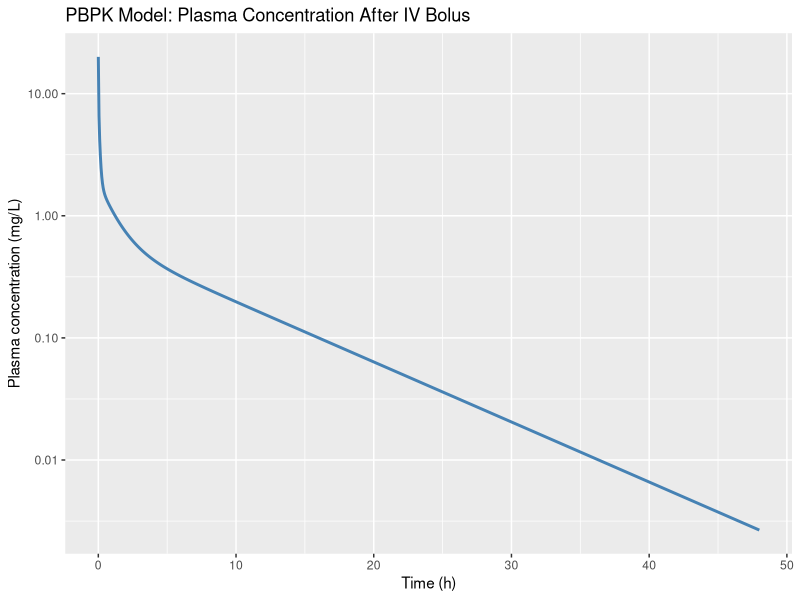
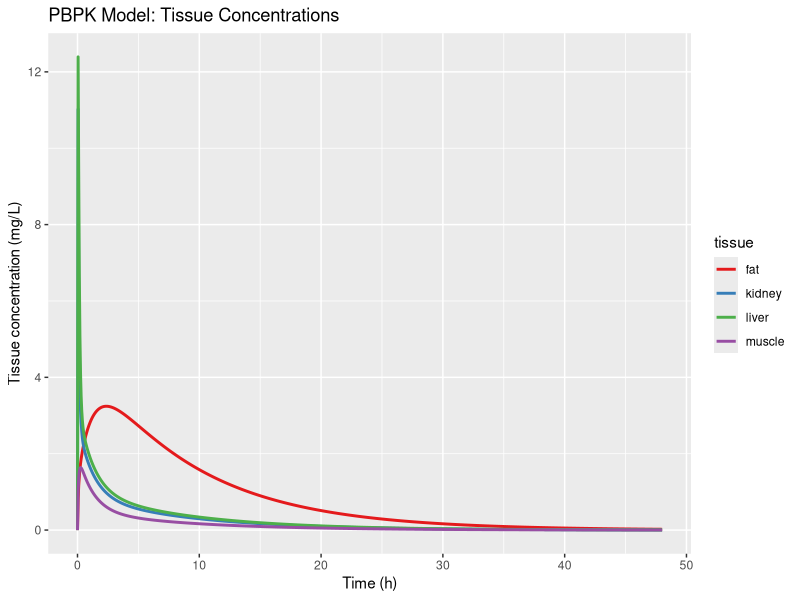
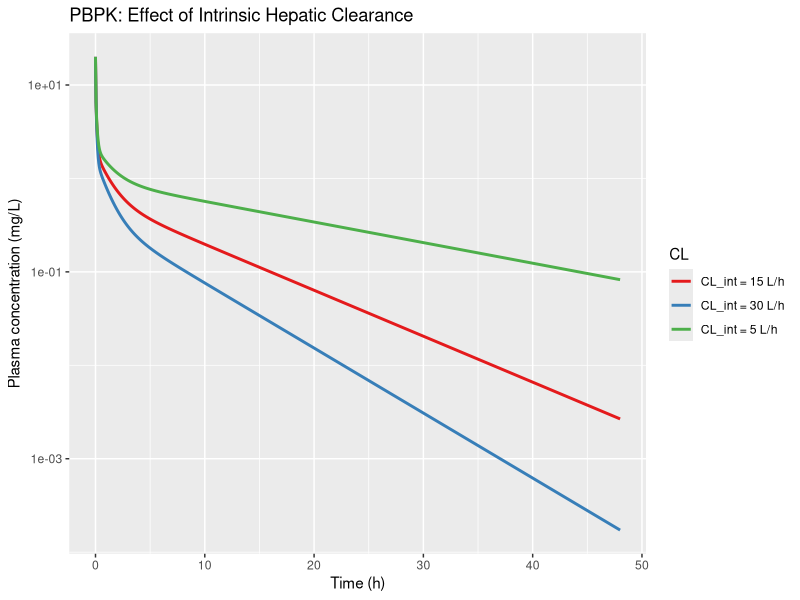

These charts were generated, in order, by the following R code:
# Physiologically Based Pharmacokinetic Models
# Extracted executable R code from 18-pbpk.qmd
# Generated by scripts/extract_code.R — do not edit by hand.
# Regenerate: Rscript scripts/extract_code.R   (book repo)
#             Rscript scripts/extract_code.R --standalone   (bundle)
# Working directory: run from the repository root (data/ paths are relative).

# ----------------------------------------------------------------------
# Section: R Implementation
# ----------------------------------------------------------------------
library(deSolve)
library(ggplot2)
library(dplyr)
library(tidyr)

set.seed(20260731)

# --- Physiological parameters ---
V_b <- 5          # L blood volume

tissues <- data.frame(
  name = c("liver", "kidney", "muscle", "fat"),
  V    = c(1.8, 0.3, 30.0, 10.0),
  Q    = c(90, 60, 60, 15),
  Kp   = c(2.0, 1.5, 0.8, 5.0)
)

Q_total <- sum(tissues$Q)  # 225 L/h; modeled tissues only
CL_int  <- 15              # L/h intrinsic hepatic clearance
D       <- 100             # mg IV bolus

# ----------------------------------------------------------------------
# Section: PBPK ODE system
# ----------------------------------------------------------------------
pbpk_ode <- function(t, state, parms) {
  Ca <- state["Ca"]
  Ct_liver  <- state["Ct_liver"]
  Ct_kidney <- state["Ct_kidney"]
  Ct_muscle <- state["Ct_muscle"]
  Ct_fat    <- state["Ct_fat"]

  Kp <- parms$Kp; Q <- parms$Q; V <- parms$V

  # Tissue ODEs (liver includes intrinsic hepatic clearance)
  dCt_liver  <- Q[1] / V[1] * (Ca - Ct_liver / Kp[1]) -
                CL_int * (Ct_liver / Kp[1]) / V[1]
  dCt_kidney <- Q[2] / V[2] * (Ca - Ct_kidney / Kp[2])
  dCt_muscle <- Q[3] / V[3] * (Ca - Ct_muscle / Kp[3])
  dCt_fat    <- Q[4] / V[4] * (Ca - Ct_fat / Kp[4])

  # Venous contributions
  Cv_sum <- Q[1] * Ct_liver / Kp[1] +
            Q[2] * Ct_kidney / Kp[2] +
            Q[3] * Ct_muscle / Kp[3] +
            Q[4] * Ct_fat / Kp[4]

  # Blood ODE (mass-balanced flows; elimination is in liver)
  dCa <- (Cv_sum - Q_total * Ca) / V_b

  list(c(dCa, dCt_liver, dCt_kidney, dCt_muscle, dCt_fat))
}

init <- c(Ca = D / V_b, Ct_liver = 0, Ct_kidney = 0,
          Ct_muscle = 0, Ct_fat = 0)
parms <- list(V = tissues$V, Q = tissues$Q, Kp = tissues$Kp)

times <- seq(0, 48, 0.05)
out <- ode(y = init, times = times, func = pbpk_ode, parms = parms)

# ----------------------------------------------------------------------
# Section: Plasma concentration-time profile
# ----------------------------------------------------------------------
plasma_df <- data.frame(time = out[, "time"], Ca = out[, "Ca"])

ggplot(plasma_df, aes(time, Ca)) +
  geom_line(linewidth = 1, color = "steelblue") +
  scale_y_log10() +
  labs(x = "Time (h)", y = "Plasma concentration (mg/L)",
       title = "PBPK Model: Plasma Concentration After IV Bolus")

# ----------------------------------------------------------------------
# Section: Tissue concentrations
# ----------------------------------------------------------------------
tissue_df <- data.frame(
  time = out[, "time"],
  liver  = out[, "Ct_liver"],
  kidney = out[, "Ct_kidney"],
  muscle = out[, "Ct_muscle"],
  fat    = out[, "Ct_fat"]
) %>%
  pivot_longer(-time, names_to = "tissue", values_to = "concentration")

ggplot(tissue_df, aes(time, concentration, color = tissue)) +
  geom_line(linewidth = 1) +
  labs(x = "Time (h)", y = "Tissue concentration (mg/L)",
       title = "PBPK Model: Tissue Concentrations") +
  scale_color_brewer(palette = "Set1")

# ----------------------------------------------------------------------
# Section: Tissue vs plasma at steady state
# ----------------------------------------------------------------------
# Drive to true steady state with constant IV infusion
R_inf <- 10  # mg/h

pbpk_inf_ode <- function(t, state, parms) {
  Ca <- state["Ca"]
  Ct_liver  <- state["Ct_liver"]
  Ct_kidney <- state["Ct_kidney"]
  Ct_muscle <- state["Ct_muscle"]
  Ct_fat    <- state["Ct_fat"]

  Kp <- parms$Kp; Q <- parms$Q; V <- parms$V

  dCt_liver  <- Q[1] / V[1] * (Ca - Ct_liver / Kp[1]) -
                CL_int * (Ct_liver / Kp[1]) / V[1]
  dCt_kidney <- Q[2] / V[2] * (Ca - Ct_kidney / Kp[2])
  dCt_muscle <- Q[3] / V[3] * (Ca - Ct_muscle / Kp[3])
  dCt_fat    <- Q[4] / V[4] * (Ca - Ct_fat / Kp[4])

  Cv_sum <- Q[1] * Ct_liver / Kp[1] +
            Q[2] * Ct_kidney / Kp[2] +
            Q[3] * Ct_muscle / Kp[3] +
            Q[4] * Ct_fat / Kp[4]

  dCa <- (Cv_sum - Q_total * Ca + R_inf) / V_b

  list(c(dCa, dCt_liver, dCt_kidney, dCt_muscle, dCt_fat))
}

init_inf <- c(Ca = 0, Ct_liver = 0, Ct_kidney = 0,
              Ct_muscle = 0, Ct_fat = 0)
times_inf <- seq(0, 100, 0.1)
out_inf <- ode(y = init_inf, times = times_inf,
               func = pbpk_inf_ode, parms = parms)

ss <- out_inf[nrow(out_inf), ]
ss_ratios <- c(
  ss["Ct_liver"] / ss["Ca"],
  ss["Ct_kidney"] / ss["Ca"],
  ss["Ct_muscle"] / ss["Ca"],
  ss["Ct_fat"] / ss["Ca"]
)

# Non-eliminating tissues: Kp_obs -> Kp.
# Liver: Kp_obs -> Kp * Q_liver / (Q_liver + CL_int) under well-stirred elimination.
Kp_pred_ss <- tissues$Kp
Kp_pred_ss[1] <- tissues$Kp[1] * tissues$Q[1] / (tissues$Q[1] + CL_int)

ratio_df <- data.frame(
  tissue = tissues$name,
  Kp_pred = Kp_pred_ss,
  Kp_obs = as.numeric(ss_ratios)
)

cat("Steady-state tissue/plasma ratios (constant IV infusion):\n")
print(ratio_df)

# ----------------------------------------------------------------------
# Section: Effect of clearance on plasma profile
# ----------------------------------------------------------------------
CL_values <- c(5, 15, 30)
cl_results <- lapply(CL_values, function(cl_val) {
  pbpk_ode_cl <- function(t, state, parms) {
    Ca <- state["Ca"]
    Ct <- state[2:5]
    Kp <- parms$Kp; Q <- parms$Q; V <- parms$V
    Q_tot <- sum(Q)
    dCt <- Q / V * (Ca - Ct / Kp)
    # Intrinsic clearance acts on liver venous concentration (tissue 1)
    dCt[1] <- dCt[1] - cl_val * (Ct[1] / Kp[1]) / V[1]
    Cv_sum <- sum(Q * Ct / Kp)
    dCa <- (Cv_sum - Q_tot * Ca) / V_b
    list(c(dCa, dCt))
  }
  out_cl <- ode(y = init, times = times, func = pbpk_ode_cl, parms = parms)
  data.frame(time = out_cl[, "time"], Ca = out_cl[, "Ca"],
             CL = paste0("CL_int = ", cl_val, " L/h"))
})

cl_df <- bind_rows(cl_results)

ggplot(cl_df, aes(time, Ca, color = CL)) +
  geom_line(linewidth = 1) +
  scale_y_log10() +
  labs(x = "Time (h)", y = "Plasma concentration (mg/L)",
       title = "PBPK: Effect of Intrinsic Hepatic Clearance") +
  scale_color_brewer(palette = "Set1")
